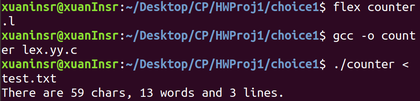
%> input picture 编译原理/小lab（wq）/3190105871_LEXProj_Choice1/image-20210312020524129.png, 420 x 101 px, shrunk from 912 x 219 before the run
$ octave jpg2coe.m   (GNU Octave 9; MATLAB toolbox functions it lacks are replaced by stand-ins)
%> lines starting %> are read from the running program, lines starting %| are printed output that depends on the picture
clc;
clear all;
[filename, path] = uigetfile('*.jpg');
%> the answer given: ../../编译原理/小lab（wq）/3190105871_LEXProj_Choice1/image-20210312020524129.png
oriFilename = fullfile(path, filename);
RGB=imread(oriFilename);
%> RGB is the input picture: size 101x420x3 uint8; mean R, G, B 57.7, 30.8, 49.9
R=RGB(:,:,1);
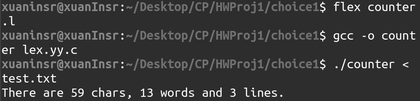
%> R: size 101x420 uint8; min 0, max 255, mean 57.7
G=RGB(:,:,2);
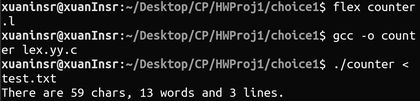
%> G: size 101x420 uint8; min 0, max 255, mean 30.8
B=RGB(:,:,3);
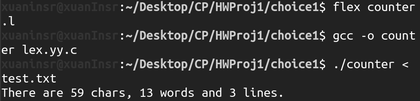
%> B: size 101x420 uint8; min 0, max 255, mean 49.9
n = size(RGB, 1);
%> n = 101
m = size(RGB, 2);
%> m = 420
outdata=zeros(1,n * m);
for r = 1:n
	for c = 1:m
		outdata((r-1)*m+c)=bitshift(bitand(R(r,c),240),4)+bitshift(bitand(G(r,c),240),0)+bitshift(bitand(B(r,c),240),-4);
	end
end
fid=fopen([filename(1:end-4), '.coe'],'w+');
fprintf(fid,'memory_initialization_radix=16;\nmemory_initialization_vector=\n');
for r = 1:n
	for c = 1:m
        if (r == n && c == m)
            fprintf(fid, '%x%x%x;', bitand(B(r,c),240)/16, bitand(G(r,c),240)/16,bitand(R(r,c),240)/16);
        else
            fprintf(fid, '%x%x%x, ', bitand(B(r,c),240)/16, bitand(G(r,c),240)/16,bitand(R(r,c),240)/16);
        end
        if (c == m)
            fprintf(fid, '\n');
        end
	end
end

fclose(fid);
